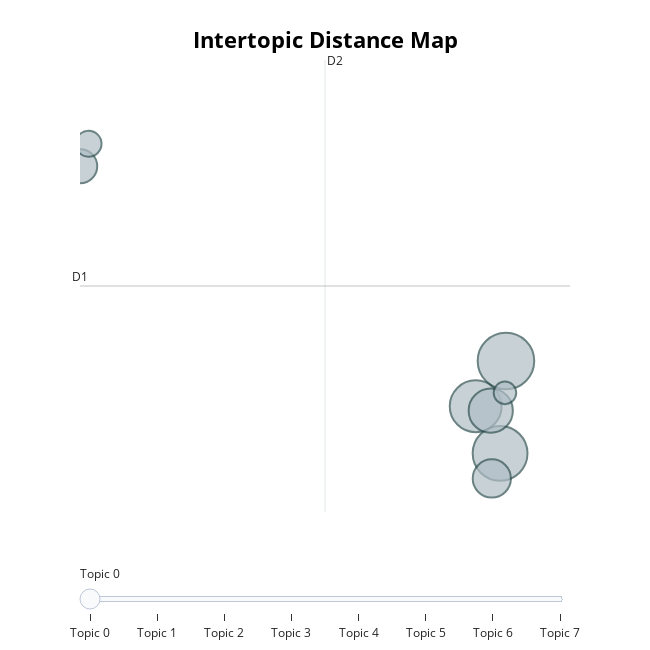

Write notebook code for a chart like this one.
### Code cell
topic_model.visualize_topics()

### Figure 1 — Plotly figure (JSON) as saved in the notebook; plotly's stock layout.template omitted (floating-point values rounded to 4 significant figures)
{"data": [{"customdata": [[0, "lugar | atendimento | aniversario | amigo | ambiente", 598], [1, "comida | atendimento | ambiente | lugar | prato", 562], [2, "musica | comida | musico | ambiente | atendimento", 502], [3, "restaurante | atendimento | comida | prato | decoracao", 365], [4, "bebida | drink | comida | cerveja | atendimento", 272], [5, "tequila | mexicano | tequileiro | restaurante | mexico", 217], [6, "guacamole | restaurante | comida | vez | experiencia", 126], [7, "aniversario | comida | restaurante | atendimento | decoracao", 95]], "hovertemplate": "<b>Topic %{customdata[0]}</b><br>%{customdata[1]}<br>Size: %{customdata[2]}", "legendgroup": "", "marker": {"color": "#B0BEC5", "line": {"color": "DarkSlateGrey", "width": 2}, "size": [598, 562, 502, 365, 272, 217, 126, 95], "sizemode": "area", "sizeref": 0.3738, "symbol": "circle"}, "mode": "markers", "name": "", "orientation": "v", "showlegend": false, "type": "scatter", "x": [18.12, 17.87, 16.83, 17.47, 17.52, 0.0524, 0.4068, 18.08], "xaxis": "x", "y": [5.396, 3.936, 4.681, 4.611, 3.539, 8.478, 8.833, 4.893], "yaxis": "y"}], "layout": {"annotations": [{"showarrow": false, "text": "D1", "x": 0.04454, "y": 6.583, "yshift": 10}, {"showarrow": false, "text": "D2", "x": 10.44, "xshift": 10, "y": 10.16}], "height": 650, "hoverlabel": {"bgcolor": "white", "font": {"family": "Rockwell", "size": 16}}, "legend": {"itemsizing": "constant", "tracegroupgap": 0}, "margin": {"t": 60}, "shapes": [{"line": {"color": "#CFD8DC", "width": 2}, "type": "line", "x0": 10.44, "x1": 10.44, "y0": 3.008, "y1": 10.16}, {"line": {"color": "#9E9E9E", "width": 2}, "type": "line", "x0": 0.04454, "x1": 20.84, "y0": 6.583, "y1": 6.583}], "sliders": [{"active": 0, "pad": {"t": 50}, "steps": [{"args": [{"marker.color": [["red", "#B0BEC5", "#B0BEC5", "#B0BEC5", "#B0BEC5", "#B0BEC5", "#B0BEC5", "#B0BEC5"]]}], "label": "Topic 0", "method": "update"}, {"args": [{"marker.color": [["#B0BEC5", "red", "#B0BEC5", "#B0BEC5", "#B0BEC5", "#B0BEC5", "#B0BEC5", "#B0BEC5"]]}], "label": "Topic 1", "method": "update"}, {"args": [{"marker.color": [["#B0BEC5", "#B0BEC5", "red", "#B0BEC5", "#B0BEC5", "#B0BEC5", "#B0BEC5", "#B0BEC5"]]}], "label": "Topic 2", "method": "update"}, {"args": [{"marker.color": [["#B0BEC5", "#B0BEC5", "#B0BEC5", "red", "#B0BEC5", "#B0BEC5", "#B0BEC5", "#B0BEC5"]]}], "label": "Topic 3", "method": "update"}, {"args": [{"marker.color": [["#B0BEC5", "#B0BEC5", "#B0BEC5", "#B0BEC5", "red", "#B0BEC5", "#B0BEC5", "#B0BEC5"]]}], "label": "Topic 4", "method": "update"}, {"args": [{"marker.color": [["#B0BEC5", "#B0BEC5", "#B0BEC5", "#B0BEC5", "#B0BEC5", "red", "#B0BEC5", "#B0BEC5"]]}], "label": "Topic 5", "method": "update"}, {"args": [{"marker.color": [["#B0BEC5", "#B0BEC5", "#B0BEC5", "#B0BEC5", "#B0BEC5", "#B0BEC5", "red", "#B0BEC5"]]}], "label": "Topic 6", "method": "update"}, {"args": [{"marker.color": [["#B0BEC5", "#B0BEC5", "#B0BEC5", "#B0BEC5", "#B0BEC5", "#B0BEC5", "#B0BEC5", "red"]]}], "label": "Topic 7", "method": "update"}]}], "title": {"font": {"color": "Black", "size": 22}, "text": "<b>Intertopic Distance Map</b>", "x": 0.5, "xanchor": "center", "y": 0.95, "yanchor": "top"}, "width": 650, "xaxis": {"anchor": "y", "domain": [0, 1], "range": [0.04454, 20.84], "title": {"text": ""}, "visible": false}, "yaxis": {"anchor": "x", "domain": [0, 1], "range": [3.008, 10.16], "title": {"text": ""}, "visible": false}}}
